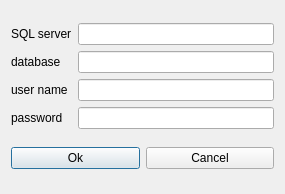
<?xml version="1.0" encoding="UTF-8"?>
<ui version="4.0">
 <class>dsqlip</class>
 <widget class="QDialog" name="dsqlip">
  <property name="geometry">
   <rect>
    <x>0</x>
    <y>0</y>
    <width>285</width>
    <height>194</height>
   </rect>
  </property>
  <property name="windowTitle">
   <string>Dialog</string>
  </property>
  <layout class="QVBoxLayout" name="verticalLayout_3">
   <item>
    <layout class="QHBoxLayout" name="horizontalLayout">
     <item>
      <layout class="QVBoxLayout" name="verticalLayout_2">
       <item>
        <widget class="QLabel" name="label">
         <property name="text">
          <string>SQL server</string>
         </property>
        </widget>
       </item>
       <item>
        <widget class="QLabel" name="label_4">
         <property name="text">
          <string>database</string>
         </property>
        </widget>
       </item>
       <item>
        <widget class="QLabel" name="label_2">
         <property name="text">
          <string>user name</string>
         </property>
        </widget>
       </item>
       <item>
        <widget class="QLabel" name="label_3">
         <property name="text">
          <string>password</string>
         </property>
        </widget>
       </item>
      </layout>
     </item>
     <item>
      <layout class="QVBoxLayout" name="verticalLayout">
       <item>
        <widget class="QLineEdit" name="serverip"/>
       </item>
       <item>
        <widget class="QLineEdit" name="databasename"/>
       </item>
       <item>
        <widget class="QLineEdit" name="sqlusername"/>
       </item>
       <item>
        <widget class="QLineEdit" name="sqlpassword">
         <property name="echoMode">
          <enum>QLineEdit::Password</enum>
         </property>
        </widget>
       </item>
      </layout>
     </item>
    </layout>
   </item>
   <item>
    <layout class="QHBoxLayout" name="horizontalLayout_2">
     <item>
      <widget class="QPushButton" name="pushButton">
       <property name="text">
        <string>Ok</string>
       </property>
      </widget>
     </item>
     <item>
      <widget class="QPushButton" name="pushButton_2">
       <property name="text">
        <string>Cancel</string>
       </property>
      </widget>
     </item>
    </layout>
   </item>
  </layout>
 </widget>
 <resources/>
 <connections/>
</ui>
